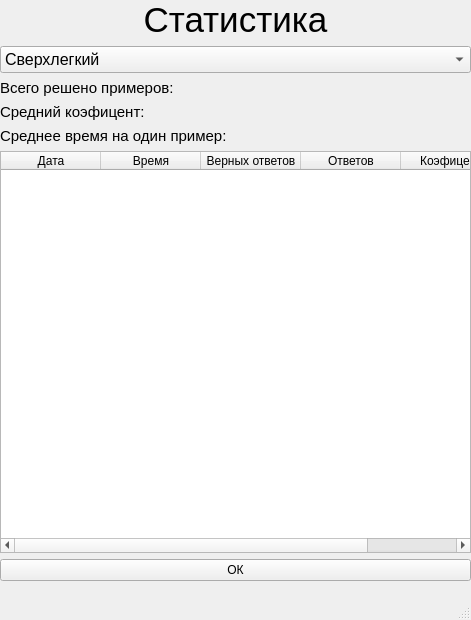
<?xml version="1.0" encoding="UTF-8"?>
<ui version="4.0">
 <class>StatisticWindow</class>
 <widget class="QMainWindow" name="StatisticWindow">
  <property name="geometry">
   <rect>
    <x>0</x>
    <y>0</y>
    <width>471</width>
    <height>620</height>
   </rect>
  </property>
  <property name="windowTitle">
   <string>Математический тренажер</string>
  </property>
  <widget class="QWidget" name="centralwidget">
   <widget class="QWidget" name="verticalLayoutWidget">
    <property name="geometry">
     <rect>
      <x>0</x>
      <y>0</y>
      <width>471</width>
      <height>581</height>
     </rect>
    </property>
    <layout class="QVBoxLayout" name="verticalLayout">
     <item>
      <widget class="QLabel" name="header">
       <property name="font">
        <font>
         <pointsize>26</pointsize>
        </font>
       </property>
       <property name="text">
        <string>Статистика</string>
       </property>
       <property name="alignment">
        <set>Qt::AlignCenter</set>
       </property>
      </widget>
     </item>
     <item>
      <widget class="QComboBox" name="difficult_box">
       <property name="font">
        <font>
         <pointsize>12</pointsize>
        </font>
       </property>
       <item>
        <property name="text">
         <string>Сверхлегкий</string>
        </property>
       </item>
       <item>
        <property name="text">
         <string>Легкий</string>
        </property>
       </item>
       <item>
        <property name="text">
         <string>Средний</string>
        </property>
       </item>
       <item>
        <property name="text">
         <string>Сложный</string>
        </property>
       </item>
      </widget>
     </item>
     <item>
      <widget class="QLabel" name="total_task_count_label">
       <property name="font">
        <font>
         <pointsize>11</pointsize>
        </font>
       </property>
       <property name="text">
        <string>Всего решено примеров:</string>
       </property>
      </widget>
     </item>
     <item>
      <widget class="QLabel" name="average_coef_label">
       <property name="font">
        <font>
         <pointsize>11</pointsize>
        </font>
       </property>
       <property name="text">
        <string>Средний коэфицент:</string>
       </property>
      </widget>
     </item>
     <item>
      <widget class="QLabel" name="average_time_label">
       <property name="font">
        <font>
         <pointsize>11</pointsize>
        </font>
       </property>
       <property name="text">
        <string>Среднее время на один пример:</string>
       </property>
      </widget>
     </item>
     <item>
      <widget class="QTableWidget" name="results_table_widget">
       <property name="sizePolicy">
        <sizepolicy hsizetype="Expanding" vsizetype="Expanding">
         <horstretch>0</horstretch>
         <verstretch>0</verstretch>
        </sizepolicy>
       </property>
       <column>
        <property name="text">
         <string>Дата</string>
        </property>
       </column>
       <column>
        <property name="text">
         <string>Время</string>
        </property>
       </column>
       <column>
        <property name="text">
         <string>Верных ответов</string>
        </property>
       </column>
       <column>
        <property name="text">
         <string>Ответов</string>
        </property>
       </column>
       <column>
        <property name="text">
         <string>Коэфицент</string>
        </property>
       </column>
      </widget>
     </item>
     <item>
      <widget class="QPushButton" name="ok_button">
       <property name="text">
        <string>ОК</string>
       </property>
      </widget>
     </item>
    </layout>
   </widget>
  </widget>
  <widget class="QMenuBar" name="menubar">
   <property name="geometry">
    <rect>
     <x>0</x>
     <y>0</y>
     <width>471</width>
     <height>21</height>
    </rect>
   </property>
  </widget>
  <widget class="QStatusBar" name="statusbar"/>
 </widget>
 <resources/>
 <connections/>
</ui>
